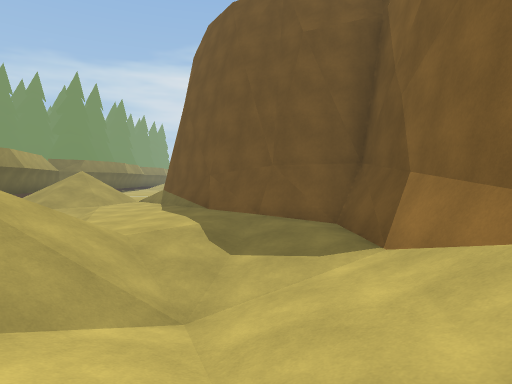
[1] (above)

16 first-person views from a walk through a Unity game level. The camera is 1.4 m above the floor, tilts 2° down and sees 75° across. The floor is counted in squares, 2 m on a side. Each view is taken from the middle of a square. On the plan, view 1 faces up. The plan holds only what a view shows up to about 10 squares ahead; the rest is blank. The place goes on beyond the plan. The player is left out.

[2]
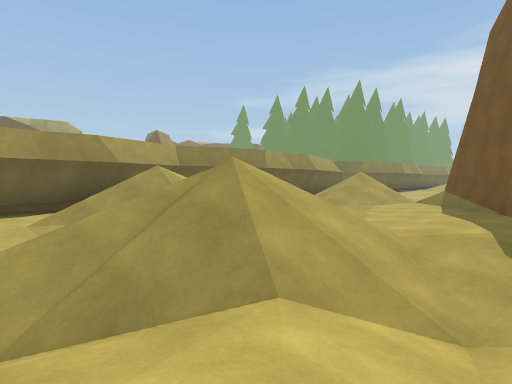

[3]
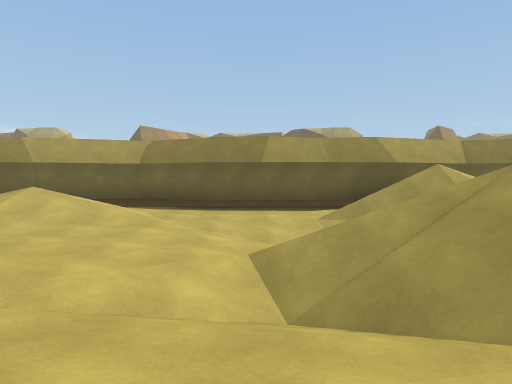

[4]
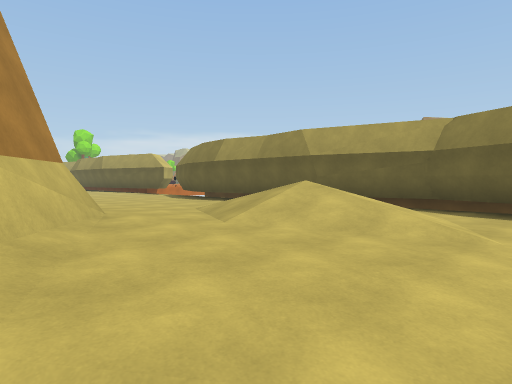

[5]
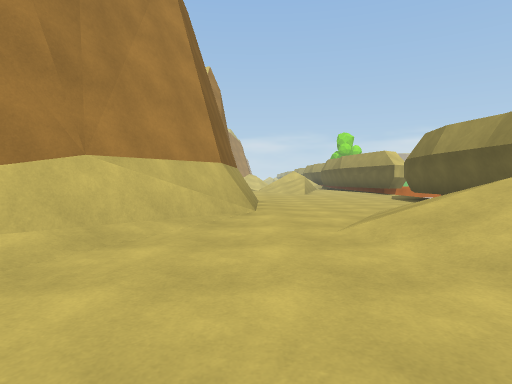

[6]
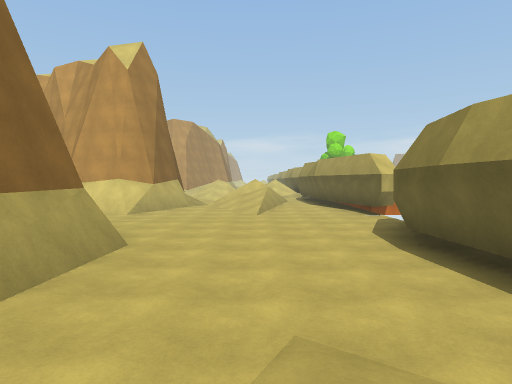

[7]
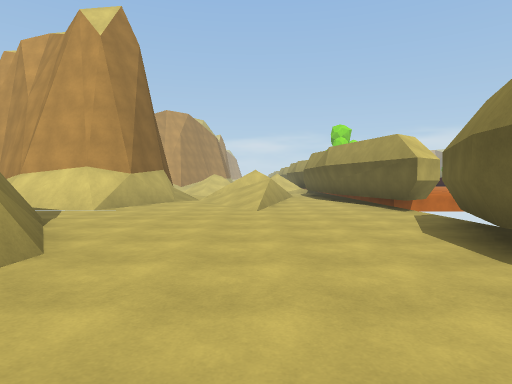

[8]
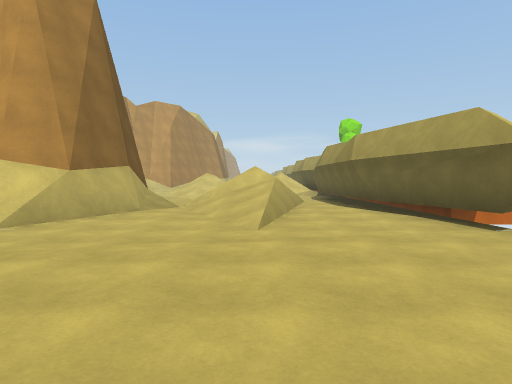

[9]
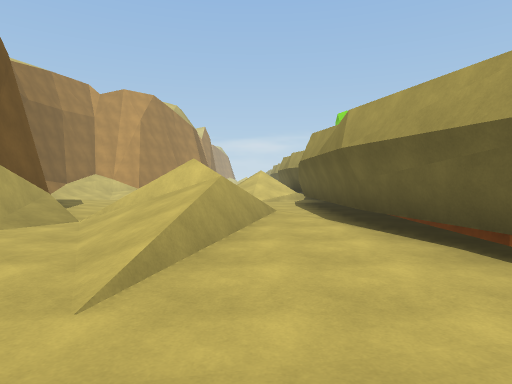

[10]
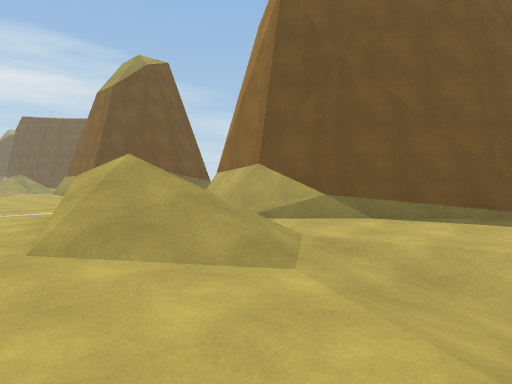

[11]
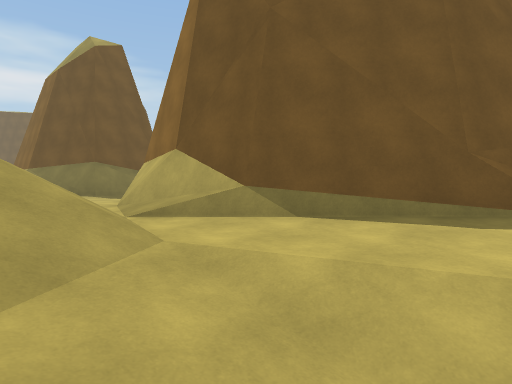

[12]
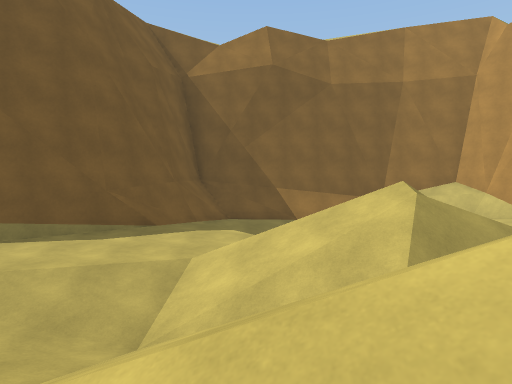

[13]
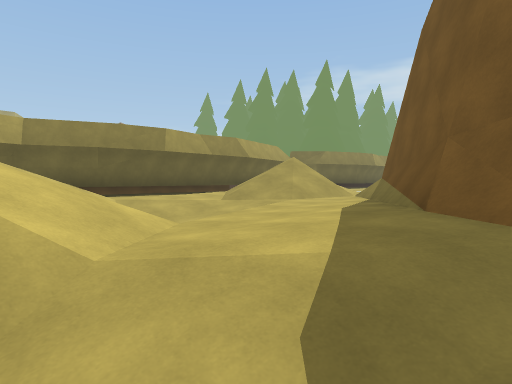

[14]
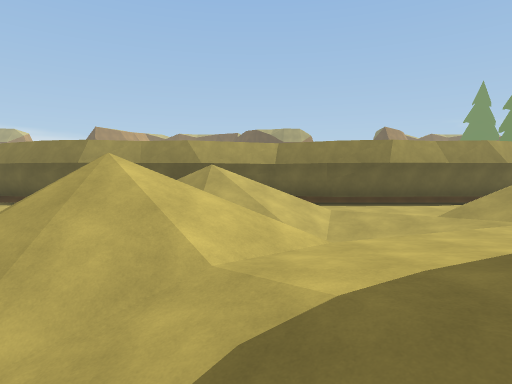

[15]
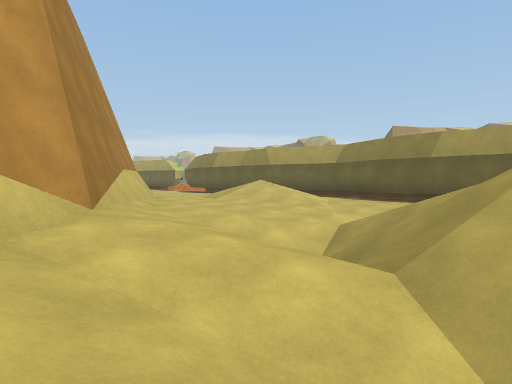

[16]
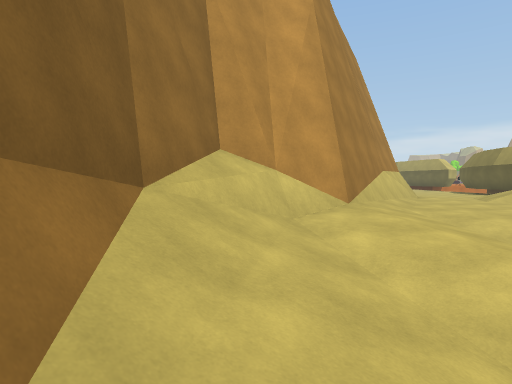

### Floor plan
Key: @ floor where view 1 was taken; # wall or solid block; x gap in a wall; . main floor; : floor 0.25 m higher than the main floor; - floor 0.25 m lower than the main floor; _ floor 0.5 m lower than the main floor; < floor 1 m lower than the main floor; / step, stairs or slope; = window, fence, low wall or low ledge.
Columns run from 10 left of view 1 to 2 right of it. Each row starts with its distance up from view 1.
 10  # ///.##
  9  #../--.##
  8  #..-_-..##
  7  #../</-./###
  6  # ////-...##
  5  #//////-//.#
  4  #//////////#
  3  #// ///////#
  2  #//  //////#
  1  #.-/ ///-_/#
  0  #../_///.@=#
 -1  #..---//:###
 -2 ##....---/#
 -3 ##.//.../##
 -4 ## //...##
 -5  # //..##
 -6  # //./#
 -7  #....##
 -8  #....##
 -9  #....##
-10  #....##
-11  #.....##
-12 ##......#
-13 #........
-14 x.........
-15 #.../...###
-16 ##../..#####
-17  #..//.#   ##
-18  #.=//.#
-19  #.=//.#
-20  #.///.##
-21  #../--.##
-22  #..-_-..##
-23  #../</-.

Where each view was taken, in squares from view 1:
view 1: 0 up, 0 right, facing up
view 2: 0 up, 0 right, facing up-left
view 3: 0 up, 0 right, facing left
view 4: 1 down, 2 left, facing down-left
view 5: 1 down, 4 left, facing down
view 6: 5 down, 6 left, facing down
view 7: 7 down, 6 left, facing down
view 8: 10 down, 6 left, facing down
view 9: 13 down, 7 left, facing down
view 10: 23 down, 8 left, facing up-right
view 11: 23 down, 6 left, facing up-right
view 12: 5 up, 8 left, facing right
view 13: 4 up, 0 right, facing up-left
view 14: 5 up, 1 right, facing left
view 15: 3 up, 1 right, facing down-left
view 16: 4 up, 1 right, facing down
